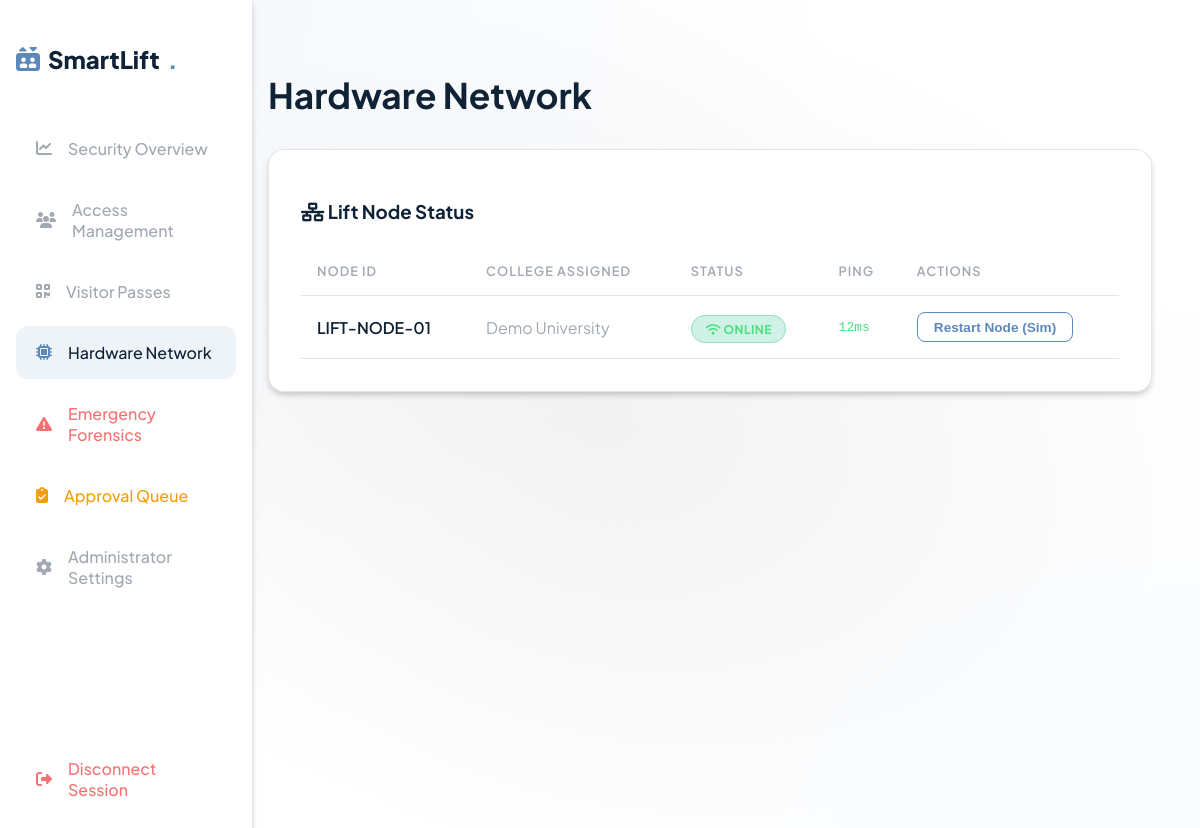
Screenshot of /hardware (signed in) with the database file from the repository.
### software/models.py (models this page shows)
class Lift(db.Model):
    Lift_id = db.Column(db.Integer, primary_key=True) # ER Mapping: Lift_id
    name = db.Column(db.String(50), default='Main Lobby Lift')
    status = db.Column(db.String(50), default='Idle') # ER Mapping: status
    tenant_id = db.Column(db.Integer, db.ForeignKey('tenant.id'), nullable=False)
    floor_requests = db.relationship('FloorRequest', backref='lift', lazy=True)

class Tenant(db.Model):
    id = db.Column(db.Integer, primary_key=True)
    name = db.Column(db.String(100), nullable=False) # Equivalent to clg_name
    clg_id = db.Column(db.String(50), nullable=True) # ER Mapping: cfg_id
    No_Floor = db.Column(db.Integer, default=5) # ER Mapping: No_Floor
    max_lifts = db.Column(db.Integer, default=5) # Subscription hardware capacity
    primary_color = db.Column(db.String(20), default='#3b82f6')
    logo_path = db.Column(db.String(255), nullable=True)
    subscription_status = db.Column(db.String(50), default='Active')
    subscription_type = db.Column(db.String(50), default='Premium')
    created_at = db.Column(db.DateTime, default=datetime.utcnow)
    admins = db.relationship('Admin', backref='tenant', lazy=True)
    users = db.relationship('User', backref='tenant', lazy=True)
    lifts = db.relationship('Lift', backref='tenant', lazy=True)

### app.py (the view)
@app.route('/hardware')
def hardware():
    if 'admin_id' not in session: return redirect(url_for('login'))
    lifts = Lift.query.filter_by(tenant_id=session['tenant_id']).all()
    return render_template('hardware.html', lifts=lifts)

### app.py (called while the page is built)
@app.context_processor
def inject_csrf():
    def generate_csrf_token():
        if '_csrf_token' not in session:
            session['_csrf_token'] = secrets.token_hex(16)
        return session['_csrf_token']
    return dict(csrf_token=generate_csrf_token)

@app.before_request
def csrf_protect():
    if request.method == "POST":
        if request.endpoint in EXEMPT_CSRF_ENDPOINTS or request.path.startswith('/api/'):
            return
        token = session.get('_csrf_token', None)
        if request.is_json or request.content_type == 'application/json':
            if not token or token != request.headers.get('X-CSRFToken'):
                return jsonify({"error": "CSRF token missing or invalid."}), 403
            return
        if not token or token != request.form.get('csrf_token'):
            flash("CSRF token missing or invalid. Please reload the page and try again.", "danger")
            return redirect(request.referrer or url_for('superadmin_dashboard'))

### templates/hardware.html
{% extends 'base.html' %}
{% block content %}
<div class="dashboard-layout">
    {% include 'sidebar.html' %}
    <div class="main-content" style="padding: 3rem;">
        <h1 style="margin-bottom: 2rem; font-size: 2.2rem;">Hardware Network</h1>
        <div class="glass-panel">
            <h3 style="margin-bottom: 1.5rem;"><i class="fa-solid fa-network-wired"></i> Lift Node Status</h3>
            <table>
                <thead>
                    <tr>
                        <th>Node ID</th>
                        <th>College Assigned</th>
                        <th>Status</th>
                        <th>Ping</th>
                        <th>Actions</th>
                    </tr>
                </thead>
                <tbody>
                    {% for lift in lifts %}
                    <tr>
                        <td style="font-weight: 600;">LIFT-NODE-0{{ lift.Lift_id }}</td>
                        <td style="color: var(--text-muted);">{{ lift.tenant.name if lift.tenant else 'Unassigned Tenant' }}</td>
                        <td>
                            {% if lift.status == 'Online' or lift.status == 'Operational' %}
                            <span class="badge badge-success"><i class="fa-solid fa-wifi"></i> Online</span>
                            {% else %}
                            <span class="badge badge-danger"><i class="fa-solid fa-triangle-exclamation"></i> Offline</span>
                            {% endif %}
                        </td>
                        <td style="color: var(--success); font-family: monospace;">12ms</td>
                        <td>
                            <button class="btn-primary" style="padding: 0.4rem 1rem; font-size: 0.85rem; background: transparent; border: 1px solid var(--accent); color: var(--accent); box-shadow:none;" title="Simulation only">Restart Node (Sim)</button>
                        </td>
                    </tr>
                    {% else %}
                    <tr><td colspan="5" style="text-align: center; color: var(--text-muted); padding: 3rem;">No hardware nodes connected.</td></tr>
                    {% endfor %}
                </tbody>
            </table>
        </div>
    </div>
</div>
{% endblock %}

### static/style.css (style rules this page uses)
:root { --uniform-blue: #102336; --glaucous: #5D88BB; --balmy-blue: #B3CBE4; --full-white: #FFFFFF; --metallic-platinum: #D6D6D6; --gray-chateau: #A1A8B2; --bg-main: #FFFFFF; --bg-secondary: #F5F5F5; --bg-card: rgba(255, 255, 255, 0.95); --border: rgba(161, 168, 178, 0.3); --accent: #5D88BB; --accent-hover: #102336; --accent-glow: rgba(93, 136, 187, 0.3); --secondary: #B3CBE4; --success: #4ade80; --warning: #fbbf24; --danger: #f87171; --text-main: #102336; --text-muted: #A1A8B2; --text-dimmed: #7a8390; --surface: rgba(214, 214, 214, 0.4); --surface-hover: rgba(93, 136, 187, 0.1); }
body { background-color: var(--bg-main); background-image: radial-gradient(at 0% 0%, rgba(93, 136, 187, 0.08) 0px, transparent 50%), radial-gradient(at 100% 100%, rgba(179, 203, 228, 0.08) 0px, transparent 50%), radial-gradient(at 50% 50%, rgba(214, 214, 214, 0.3) 0px, transparent 70%); color: var(--text-main); font-family: 'Plus Jakarta Sans', sans-serif; min-height: 100vh; margin: 0; overflow-x: hidden; }
.glass-panel { background: var(--bg-card); backdrop-filter: blur(10px); -webkit-backdrop-filter: blur(10px); border: 1px solid var(--border); border-radius: 16px; box-shadow: 0 8px 32px rgba(16, 35, 54, 0.1); padding: 2rem; box-shadow: 0 4px 6px -1px rgba(0, 0, 0, 0.2); }
.dashboard-layout { display: grid; grid-template-columns: 280px 1fr; min-height: 100vh; }
.main-content { padding: 2rem 2.5rem; }
.btn-primary { background: var(--accent); color: white; padding: 0.75rem 1.5rem; border-radius: 8px; border: none; font-weight: 600; cursor: pointer; transition: all 0.2s; box-shadow: 0 4px 12px rgba(93, 136, 187, 0.3); display: inline-block; }
.badge { padding: 0.35rem 0.85rem; border-radius: 9999px; font-size: 0.75rem; font-weight: 700; letter-spacing: 0.5px; text-transform: uppercase; }
.badge-success { background: rgba(16, 185, 129, 0.2); color: var(--success); border: 1px solid rgba(16,185,129,0.3); }
table { width: 100%; border-collapse: collapse; margin-top: 1rem; }
th, td { padding: 16px; text-align: left; border-bottom: 1px solid var(--border); }
th { color: var(--text-muted); font-weight: 600; text-transform: uppercase; font-size: 0.8rem; letter-spacing: 1px; }
@media (max-width: 1200px) { .dashboard-layout { grid-template-columns: 220px 1fr; } }
@media (max-width: 1200px) { .main-content { padding: 2rem; } }
@media (max-width: 1200px) { h1 { font-size: 2rem; } }
tbody tr { transition: all 0.2s ease; }
.glass-panel { transition: all 0.3s ease; }

### rows the page displays
Lift: Lift_id "1", tenant "Demo University", status "Online" (drawn)
